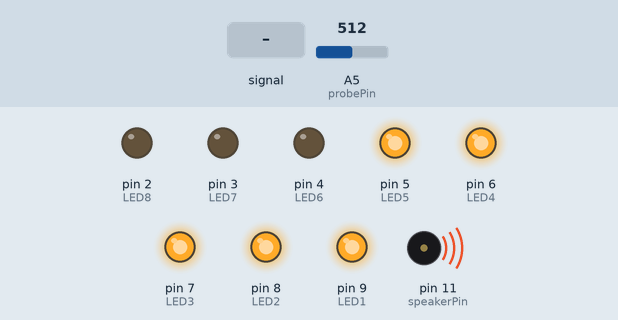
Simulated run of this sketch. Board: Arduino Uno, built with avr-gcc and run on an emulated ATmega328P. Parts: output pins drawn as LEDs (lit = HIGH), buzzer (waves = sounding, pin HIGH). Dashed ring = blinking. Inputs (shaded band) come from the test bench; at power-on: A5 (probePin) = 512.

Above: at 1.2 s.
1.3 s: A5 (probePin) fed a 2 Hz sine of ±306 counts around its level
At 1.7 s:
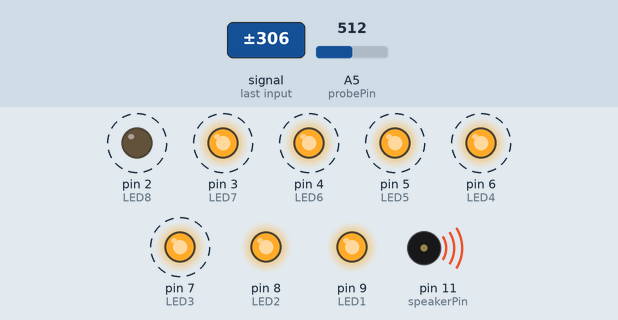
4.3 s: A5 (probePin) set to 560
At 4.8 s:
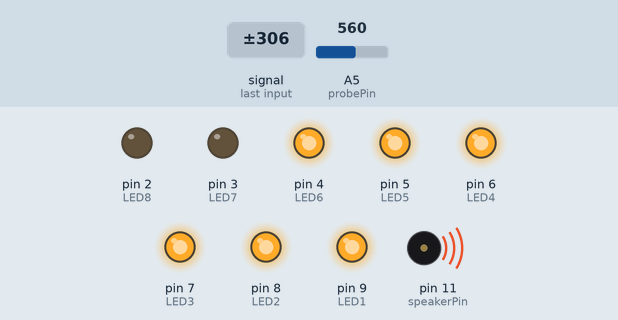
5.8 s: A5 (probePin) fed a 200 Hz sine of ±460 counts around its level
At 6.9 s:
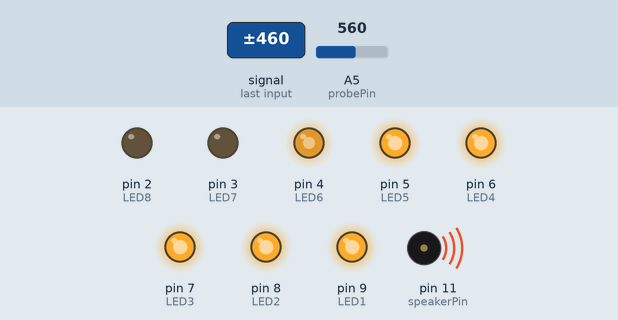
7.4 s: A5 (probePin) fed a 50 Hz sine of ±306 counts around its level
At 10.2 s:
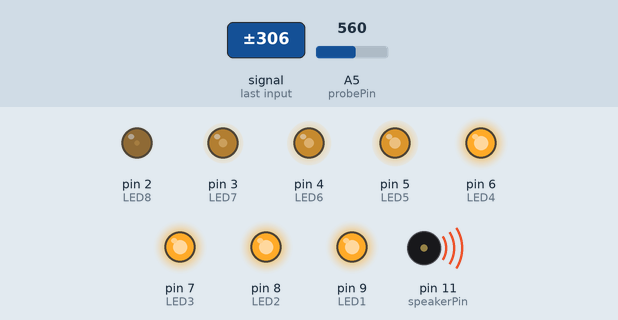
10.4 s: A5 (probePin) set to 540
At 11.3 s:
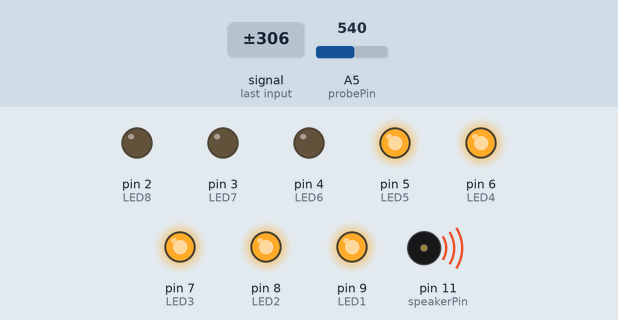
11.9 s: A5 (probePin) set to 559
At 12.9 s:
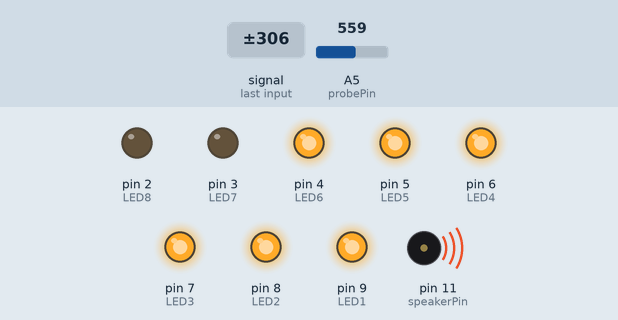
Timing chart, 0 to 14.4 s (numbered marks = the images above; inputs shaded):
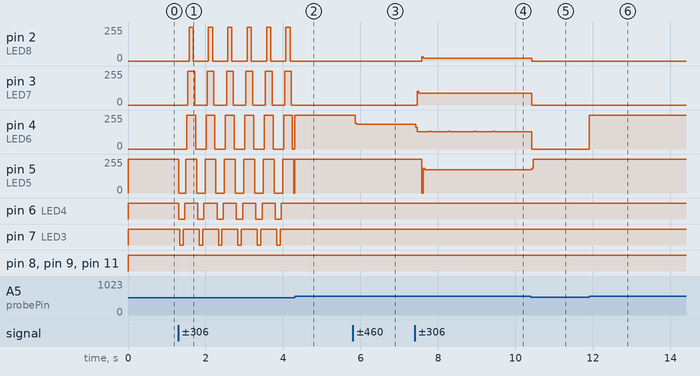

The sketch:

arduinonotakod.ino
```cpp
#define NUMREADINGS 25 // Raise number to increase data smoothing
#define buzzer 13
int speakerPin = 11; // Pin connected to the piezo
int length = 15; // Number of notes
char notes[] = "cdefgabC"; // A space represents a rest
int beats[] = { 1, 1, 1, 1, 1, 1, 1, 1};
int tempo = 300;
void playTone(int tone, int duration) {
for (long i = 0; i < duration * 1000L; i += tone * 2) {
digitalWrite(speakerPin, HIGH);
delayMicroseconds(tone);
digitalWrite(speakerPin, LOW);
delayMicroseconds(tone);
}
}
// Set timeHigh value to specific notes
void playNote(char note, int duration) {
char names[] = { 'c', 'd', 'e', 'f', 'g', 'a', 'b', 'C' };
int tones[] = { 1915, 1700, 1519, 1432, 1275, 1136, 1014, 956 };
for (int i = 0; i < 8; i++) { // Play tone that corresponds
// to note name
if (names[i] == note) {
playTone(tones[i], duration);
}
}
}
int senseLimit = 1023; // Raise number to decrease sensitivity of
// the antenna (up to 1023 max)
int probePin = 5; // Set analog pin 5 as the antenna pin
int val = 0; // Reading from probePin
// Pin connections to LED bar graph with resistors in series
int LED1 = 9;
int LED2 = 8;
int LED3 = 7;
int LED4 = 6;
int LED5 = 5;
int LED6 = 4;
int LED7 = 3;
int LED8 = 2;
int readings[NUMREADINGS]; // Readings from the analog input
int index = 0; // Index of the current reading
int total = 0; // Running total
int average = 0; // Final average of the probe reading
void setup() {
  pinMode(speakerPin, OUTPUT); // Set speakerPin as output

// Play the tune


pinMode(2, OUTPUT); // Set LED bar graph pins as outputs
pinMode(3, OUTPUT);
pinMode(4, OUTPUT);
pinMode(5, OUTPUT);
pinMode(6, OUTPUT);
pinMode(7, OUTPUT);
pinMode(8, OUTPUT);
pinMode(9, OUTPUT);

// Serial.pinMode(9600); // Initiate serial connection with IDE for
// debugging and so on
// for (int i = 0; i < NUMREADINGS; i++)
// readings[i] = 0; // Initialize all readings to 0
//for (int i = 0; i < length; i++) {
//if (notes[i] == ' ') {
//delay(beats[i] * tempo); // Rest
//}
//else {
//playNote(notes[i], beats[i] * tempo);
//}
//delay(tempo / 2); // Pause between notes
//}
}

void loop() {


   val = analogRead(probePin); // Take a reading from probe
if (val >= 1) { // If the reading isn't zero, proceed
val = constrain(val, 1, senseLimit); // If the reading is
// higher than the current
// senseLimit value, update
// senseLimit value with
// higher reading
val = map(val, 1, senseLimit, 1, 1023); // Remap the constrained
// value within a 1 to
// 1023 range
total -= readings[index]; // Subtract the last reading
readings[index] = val; // Read from the sensor
total += readings[index]; // Add the reading to the total
index = (index + 1); // Advance to the next index
if (index >= NUMREADINGS) // If we're at the end of the array
index = 0; // loop around to the beginning
average = total / NUMREADINGS; // Calculate the average reading
if (average > 50) { // If the average reading is higher than 50
digitalWrite(LED1, HIGH); // turn on the first LED
digitalWrite(speakerPin,HIGH);

}
else { // If it's not
digitalWrite(LED1, LOW); // turn off that LED
digitalWrite(speakerPin,LOW);
}
if (average > 150) { // And so on
digitalWrite(LED2, HIGH);
}
else {
digitalWrite(LED2, LOW);
}
if (average > 250) {
digitalWrite(LED3, HIGH);
}
else {
digitalWrite(LED3, LOW);
}
if (average > 350) {
digitalWrite(LED4, HIGH);
}
else {
digitalWrite(LED4, LOW);
}
if (average > 450) {
digitalWrite(LED5, HIGH);
}
else {
digitalWrite(LED5, LOW);
}
if (average > 550) {
digitalWrite(LED6, HIGH);
}
else {
digitalWrite(LED6, LOW);
}
if (average > 650) {
digitalWrite(LED7, HIGH);
}
else {
digitalWrite(LED7, LOW);
}
if (average > 750) {
digitalWrite(LED8, HIGH);
}
else {
digitalWrite(LED8, LOW);

}
Serial.println(val); // Use output to aid in calibrating
}
}
```

Measured:
- the behaviour switches between 550 and 551 on A5 (probePin) (found by bisection; images 5 and 6)
- after the input at 1.3 s, pin 2 (LED8): alternates 255/255 for 0.11 s and 0/255 for 0.39 s, starting after 0.28 s; pin 3 (LED7): alternates 255/255 for 0.17 s and 0/255 for 0.32 s, starting after 0.24 s
- after the input at 4.3 s, pin 2 (LED8), pin 3 (LED7): stops changing and stays 0/255; pin 6 (LED4), pin 7 (LED3): stops changing and stays HIGH
- after the input at 5.8 s, pin 4 (LED6): 255/255 → 185/255 after 0.06 s
- after the input at 7.4 s, pin 2 (LED8): 0/255 → 22/255 after 0.18 s; pin 3 (LED7): 0/255 → 87/255 after 0.06 s; pin 5 (LED5): 255/255 → 174/255 after 0.18 s
- after the input at 10.4 s, pin 2 (LED8): 22/255 → 0/255 at once; pin 3 (LED7): 87/255 → 0/255 at once; pin 5 (LED5): 174/255 → 255/255 at once
- after the input at 11.9 s, pin 4 (LED6): 0/255 → 255/255 at once
